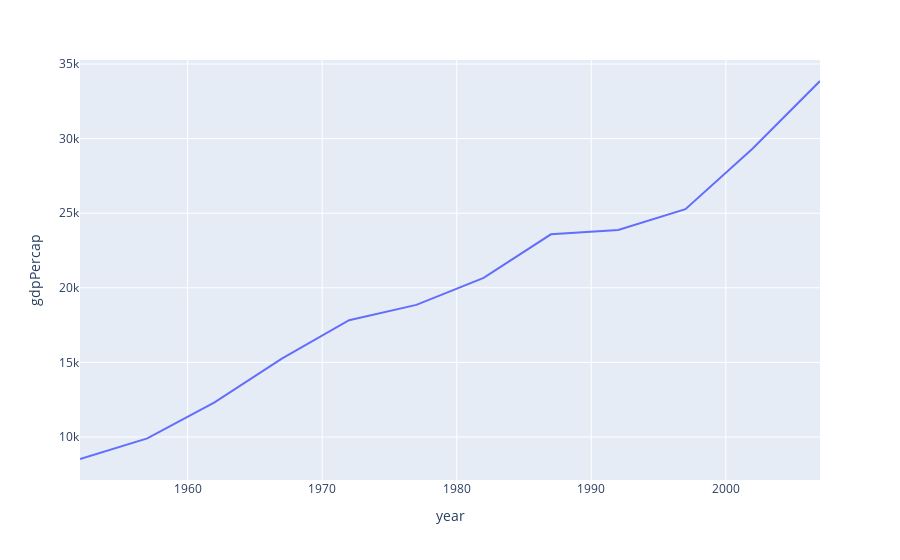

Notebook cell for this chart:
### Code cell
px.line(sweden, 
        x = "year",
        y = "gdpPercap",
        title = "GDP per capita in Sweden")

### Figure 1 — Plotly figure (JSON) as saved in the notebook; plotly's stock layout.template omitted (floating-point values rounded to 4 significant figures)
{"data": [{"hovertemplate": "year=%{x}<br>gdpPercap=%{y}<extra></extra>", "legendgroup": "", "line": {"color": "#636efa", "dash": "solid"}, "marker": {"symbol": "circle"}, "mode": "lines", "name": "", "orientation": "v", "showlegend": false, "type": "scatter", "x": [1952, 1957, 1962, 1967, 1972, 1977, 1982, 1987, 1992, 1997, 2002, 2007], "xaxis": "x", "y": [8528.0, 9912.0, 12330.0, 15260.0, 17830.0, 18860.0, 20670.0, 23590.0, 23880.0, 25270.0, 29340.0, 33860.0], "yaxis": "y"}], "layout": {"legend": {"tracegroupgap": 0}, "margin": {"t": 60}, "xaxis": {"anchor": "y", "domain": [0, 1], "title": {"text": "year"}}, "yaxis": {"anchor": "x", "domain": [0, 1], "title": {"text": "gdpPercap"}}}}
